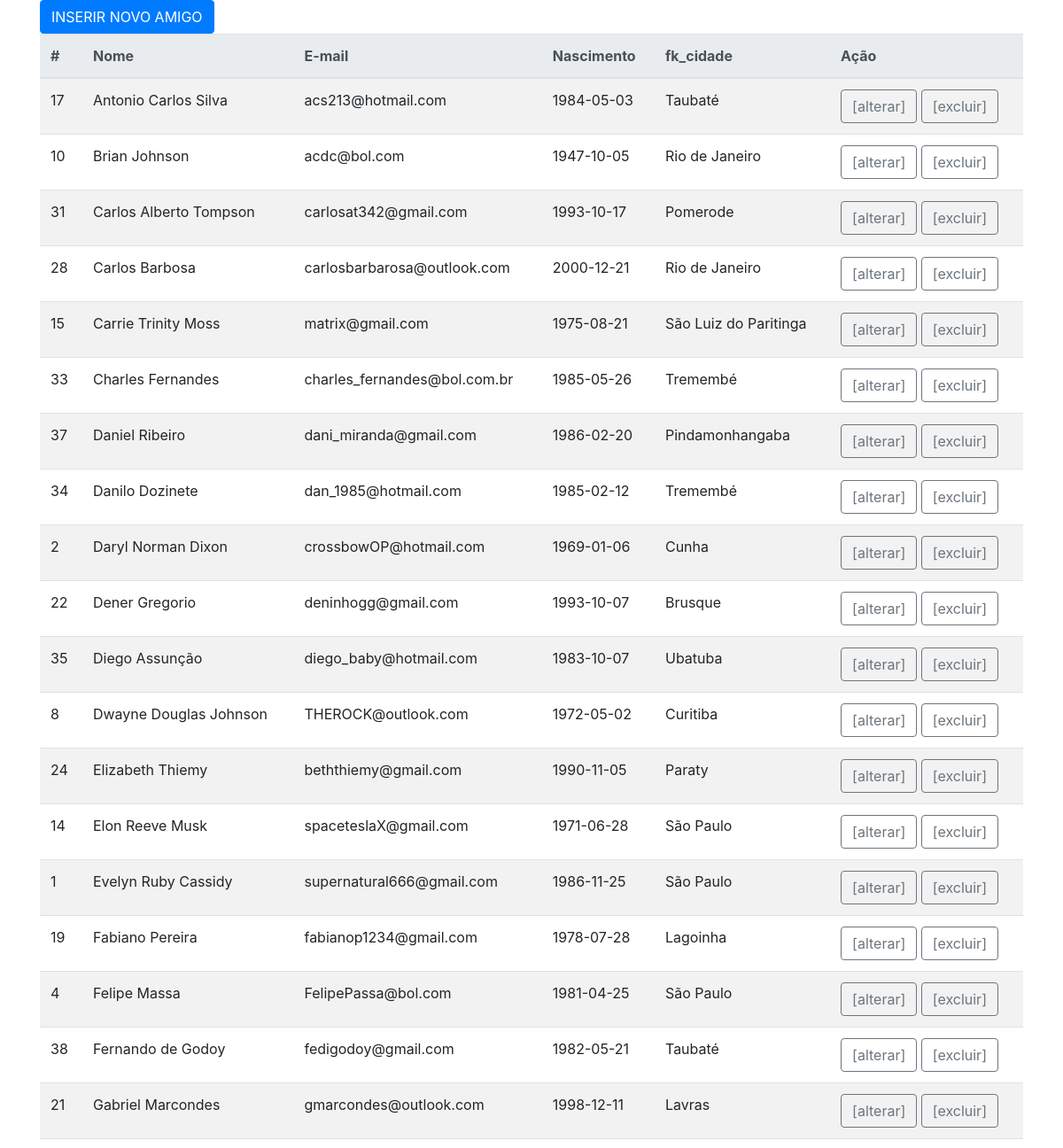
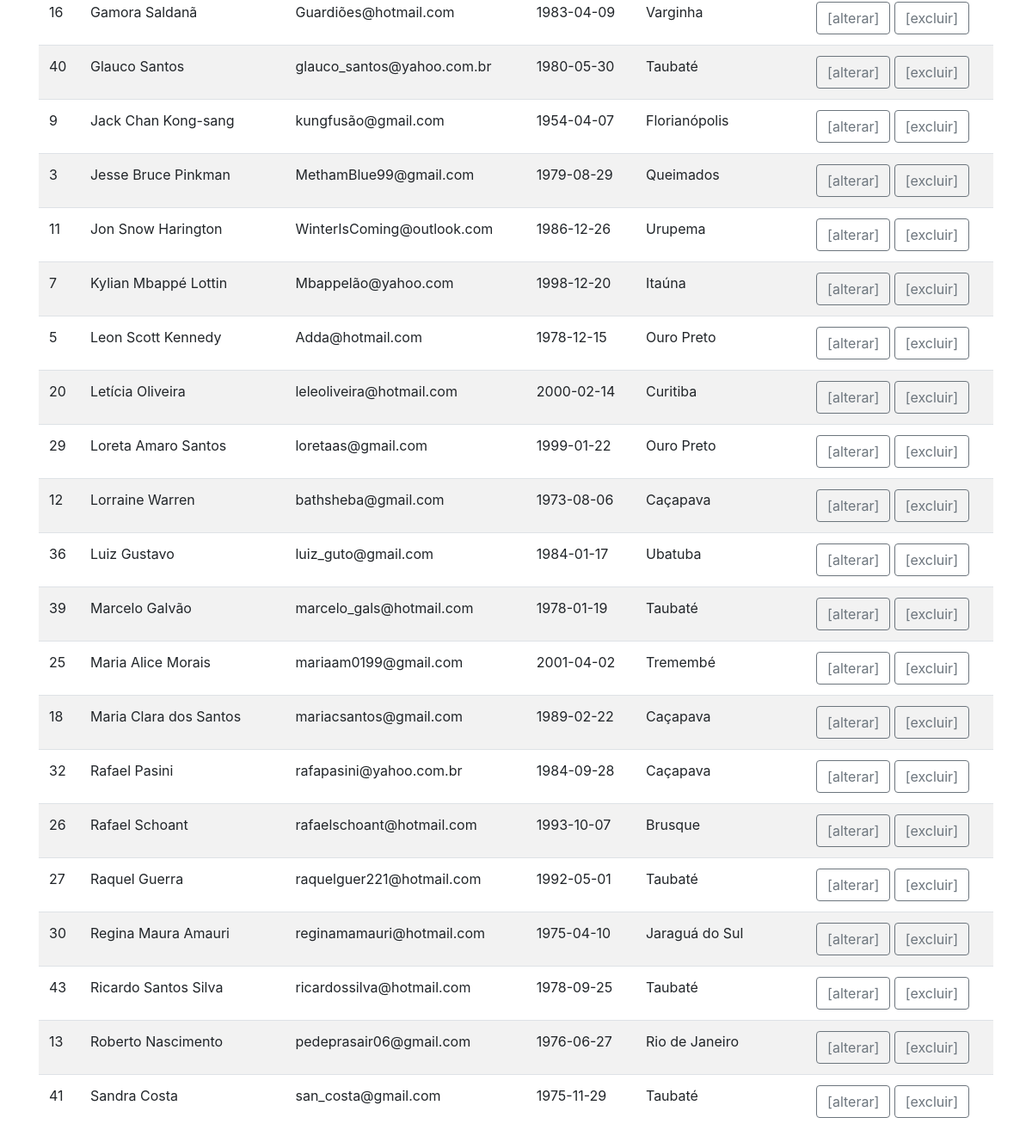
Page /PHP/lista_simplesBKP.php on the committed database (2 pictures, top to bottom).
### tables this page shows
CREATE TABLE `tb_amigos` (
  `pk_id` int(11) NOT NULL,
  `nome` char(50) DEFAULT NULL,
  `dataNascimento` date DEFAULT NULL,
  `email` char(50) DEFAULT NULL,
  `fk_cidade` int(11) DEFAULT NULL
);

CREATE TABLE `tb_cidade` (
  `pk_id` int(11) NOT NULL,
  `nomeCidade` char(40) DEFAULT NULL,
  `fk_estado` int(11) DEFAULT 1
);

### PHP/lista_simplesBKP.php (the view, shortened to what this page needs)
<?php
    include_once("includes/conexao.php");
?>
<!DOCTYPE html>
<html lang="pt-br">
<head>
    <link rel="stylesheet" href="css/bootstrap.css" />
</head>
<body>
<div class="container">
    <a class="btn btn-primary" href="lista_incluirbkp.php">INSERIR NOVO AMIGO</a>
    <table class="table table-striped">
        <thead class="thead-light">
            <tr>
                <th>#</th>
                <th>Nome</th>
                <th>E-mail</th>
                <th>Nascimento</th>
                <th>fk_cidade</th>
                <th>Ação</th>
            </tr>
        </thead>
<?php
        $sql = mysqli_query($conecta,"SELECT a.pk_id, nome, email, dataNascimento, nomeCidade
            FROM tb_amigos AS a INNER JOIN tb_cidade AS c ON c.pk_id=a.fk_cidade ORDER BY nome ASC");
        if($sql->num_rows > 0){
            while($row = mysqli_fetch_object($sql)){
?>
            <tr>
                <td><?php echo $row->pk_id; ?></td>
                <td><?php echo $row->nome; ?></td>
                <td><?php echo $row->email; ?></td>
                <td><?php echo $row->dataNascimento; ?></td>
                <td><?php echo $row->nomeCidade; ?></td>
                <td><a href="lista_alterarbkp.php?id=<?php echo $row->pk_id; ?>" class="btn btn-outline-secondary">[alterar]</a>
                    <a href="lista_excluirbkp.php?id=<?php echo $row->pk_id; ?>" class="btn btn-outline-secondary" onclick="return confirm('Deseja realmene excluir o amigo?');">[excluir]</a></td>
            </tr>
<?php
            }
        }else{
?>
            <tr>
                <td colspan="6">Não foram encontrados registros!</td>
            </tr>
<?php
        }
?>
    </table>
</div>
</body>
</html>

### rows in the picture
tb_amigos: pk_id "17", nome "Antonio Carlos Silva", email "acs213@hotmail.com", dataNascimento "1984-05-03", fk_cidade.nomeCidade "Taubaté"
tb_amigos: pk_id "10", nome "Brian Johnson", email "acdc@bol.com", dataNascimento "1947-10-05", fk_cidade.nomeCidade "Rio de Janeiro"
tb_amigos: pk_id "31", nome "Carlos Alberto Tompson", email "carlosat342@gmail.com", dataNascimento "1993-10-17", fk_cidade.nomeCidade "Pomerode"
tb_amigos: pk_id "28", nome "Carlos Barbosa", email "carlosbarbarosa@outlook.com", dataNascimento "2000-12-21", fk_cidade.nomeCidade "Rio de Janeiro"
tb_amigos: pk_id "15", nome "Carrie Trinity Moss", email "matrix@gmail.com", dataNascimento "1975-08-21", fk_cidade.nomeCidade "São Luiz do Paritinga"
tb_amigos: pk_id "33", nome "Charles Fernandes", email "charles_fernandes@bol.com.br", dataNascimento "1985-05-26", fk_cidade.nomeCidade "Tremembé"
tb_amigos: pk_id "37", nome "Daniel Ribeiro", email "dani_miranda@gmail.com", dataNascimento "1986-02-20", fk_cidade.nomeCidade "Pindamonhangaba"
tb_amigos: pk_id "34", nome "Danilo Dozinete", email "dan_1985@hotmail.com", dataNascimento "1985-02-12", fk_cidade.nomeCidade "Tremembé"
tb_amigos: pk_id "2", nome "Daryl Norman Dixon", email "crossbowOP@hotmail.com", dataNascimento "1969-01-06", fk_cidade.nomeCidade "Cunha"
tb_amigos: pk_id "22", nome "Dener Gregorio", email "deninhogg@gmail.com", dataNascimento "1993-10-07", fk_cidade.nomeCidade "Brusque"
tb_amigos: pk_id "35", nome "Diego Assunção", email "diego_baby@hotmail.com", dataNascimento "1983-10-07", fk_cidade.nomeCidade "Ubatuba"
tb_amigos: pk_id "8", nome "Dwayne Douglas Johnson", email "THEROCK@outlook.com", dataNascimento "1972-05-02", fk_cidade.nomeCidade "Curitiba"
tb_amigos: pk_id "24", nome "Elizabeth Thiemy", email "beththiemy@gmail.com", dataNascimento "1990-11-05", fk_cidade.nomeCidade "Paraty"
tb_amigos: pk_id "14", nome "Elon Reeve Musk", email "spaceteslaX@gmail.com", dataNascimento "1971-06-28", fk_cidade.nomeCidade "São Paulo"
tb_amigos: pk_id "1", nome "Evelyn Ruby Cassidy", email "supernatural666@gmail.com", dataNascimento "1986-11-25", fk_cidade.nomeCidade "São Paulo"
tb_amigos: pk_id "19", nome "Fabiano Pereira", email "fabianop1234@gmail.com", dataNascimento "1978-07-28", fk_cidade.nomeCidade "Lagoinha"
tb_amigos: pk_id "4", nome "Felipe Massa", email "FelipePassa@bol.com", dataNascimento "1981-04-25", fk_cidade.nomeCidade "São Paulo"
tb_amigos: pk_id "38", nome "Fernando de Godoy", email "fedigodoy@gmail.com", dataNascimento "1982-05-21", fk_cidade.nomeCidade "Taubaté"
tb_amigos: pk_id "21", nome "Gabriel Marcondes", email "gmarcondes@outlook.com", dataNascimento "1998-12-11", fk_cidade.nomeCidade "Lavras"
tb_amigos: pk_id "16", nome "Gamora Saldanã", email "Guardiões@hotmail.com", dataNascimento "1983-04-09", fk_cidade.nomeCidade "Varginha"
tb_amigos: pk_id "40", nome "Glauco Santos", email "glauco_santos@yahoo.com.br", dataNascimento "1980-05-30", fk_cidade.nomeCidade "Taubaté"
tb_amigos: pk_id "9", nome "Jack Chan Kong-sang", email "kungfusão@gmail.com", dataNascimento "1954-04-07", fk_cidade.nomeCidade "Florianópolis"
tb_amigos: pk_id "3", nome "Jesse Bruce Pinkman", email "MethamBlue99@gmail.com", dataNascimento "1979-08-29", fk_cidade.nomeCidade "Queimados"
tb_amigos: pk_id "11", nome "Jon Snow Harington", email "WinterIsComing@outlook.com", dataNascimento "1986-12-26", fk_cidade.nomeCidade "Urupema"
tb_amigos: pk_id "7", nome "Kylian Mbappé Lottin", email "Mbappelão@yahoo.com", dataNascimento "1998-12-20", fk_cidade.nomeCidade "Itaúna"
tb_amigos: pk_id "5", nome "Leon Scott Kennedy", email "Adda@hotmail.com", dataNascimento "1978-12-15", fk_cidade.nomeCidade "Ouro Preto"
tb_amigos: pk_id "20", nome "Letícia Oliveira", email "leleoliveira@hotmail.com", dataNascimento "2000-02-14", fk_cidade.nomeCidade "Curitiba"
tb_amigos: pk_id "29", nome "Loreta Amaro Santos", email "loretaas@gmail.com", dataNascimento "1999-01-22", fk_cidade.nomeCidade "Ouro Preto"
tb_amigos: pk_id "12", nome "Lorraine Warren", email "bathsheba@gmail.com", dataNascimento "1973-08-06", fk_cidade.nomeCidade "Caçapava"
tb_amigos: pk_id "36", nome "Luiz Gustavo", email "luiz_guto@gmail.com", dataNascimento "1984-01-17", fk_cidade.nomeCidade "Ubatuba"
tb_amigos: pk_id "39", nome "Marcelo Galvão", email "marcelo_gals@hotmail.com", dataNascimento "1978-01-19", fk_cidade.nomeCidade "Taubaté"
tb_amigos: pk_id "25", nome "Maria Alice Morais", email "mariaam0199@gmail.com", dataNascimento "2001-04-02", fk_cidade.nomeCidade "Tremembé"
tb_amigos: pk_id "18", nome "Maria Clara dos Santos", email "mariacsantos@gmail.com", dataNascimento "1989-02-22", fk_cidade.nomeCidade "Caçapava"
tb_amigos: pk_id "32", nome "Rafael Pasini", email "rafapasini@yahoo.com.br", dataNascimento "1984-09-28", fk_cidade.nomeCidade "Caçapava"
tb_amigos: pk_id "26", nome "Rafael Schoant", email "rafaelschoant@hotmail.com", dataNascimento "1993-10-07", fk_cidade.nomeCidade "Brusque"
tb_amigos: pk_id "27", nome "Raquel Guerra", email "raquelguer221@hotmail.com", dataNascimento "1992-05-01", fk_cidade.nomeCidade "Taubaté"
tb_amigos: pk_id "30", nome "Regina Maura Amauri", email "reginamamauri@hotmail.com", dataNascimento "1975-04-10", fk_cidade.nomeCidade "Jaraguá do Sul"
tb_amigos: pk_id "43", nome "Ricardo Santos Silva", email "ricardossilva@hotmail.com", dataNascimento "1978-09-25", fk_cidade.nomeCidade "Taubaté"
tb_amigos: pk_id "13", nome "Roberto Nascimento", email "pedeprasair06@gmail.com", dataNascimento "1976-06-27", fk_cidade.nomeCidade "Rio de Janeiro"
tb_amigos: pk_id "41", nome "Sandra Costa", email "san_costa@gmail.com", dataNascimento "1975-11-29", fk_cidade.nomeCidade "Taubaté"
